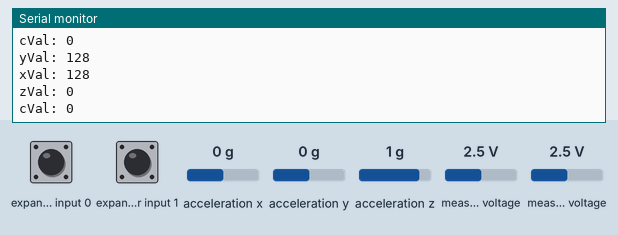
A sketch run on a simulated Arduino Uno, built with avr-gcc and run on an emulated ATmega328P. Parts: the last lines printed to the serial monitor. Wiring (inferred from the names in the program): Wii Nunchuk at I2C address 0x52. Inputs (shaded band) come from the test bench; at power-on: measured voltage 2.5 V, expander input 0 HIGH, expander input 1 HIGH, acceleration x 0 g, acceleration y 0 g, acceleration z 1 g. No radio packets arrive unless stated.

Above: at 1.2 s.
1.3 s: measured voltage (sensor 200) set to 0.1 V
At 1.56 s:
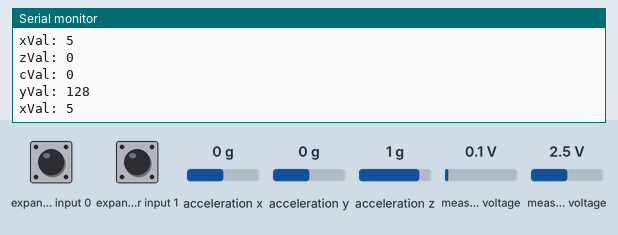
2.8 s: measured voltage (sensor 201) set to 0.1 V
At 2.9 s:
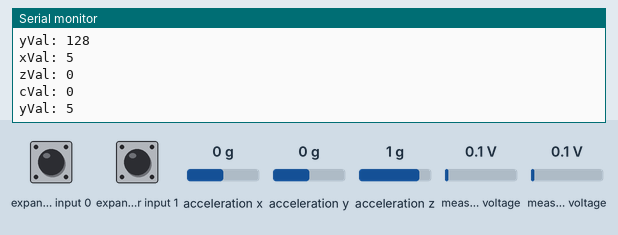
4.3 s: expander input 0 pulled LOW for 0.15 s
5.9 s: expander input 1 pulled LOW for 0.15 s
At 6.0 s:
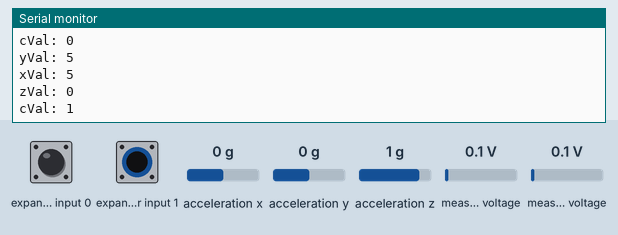
7.5 s: measured voltage (sensor 200) set to 1.2 V
At 8.16 s:
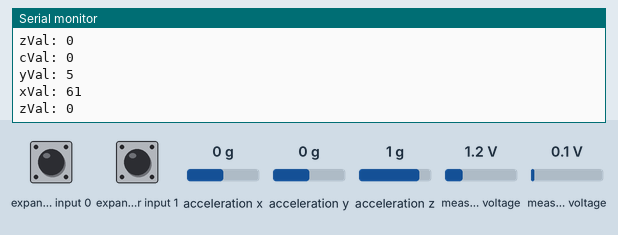
9.0 s: measured voltage (sensor 201) set to 1.2 V
At 9.09 s:
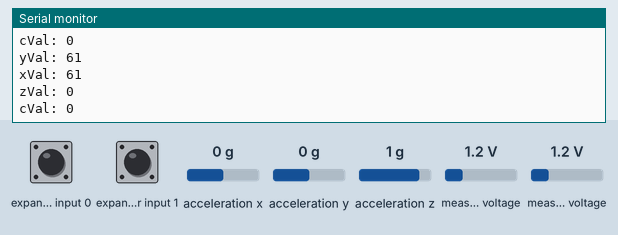
Timing chart, 0 to 11.5 s (numbered marks = the images above; inputs shaded):
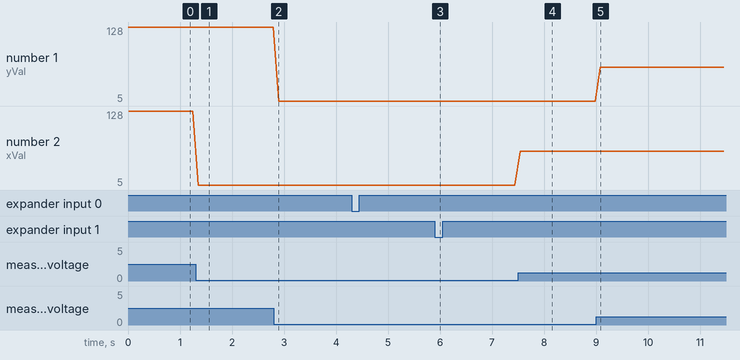

Measured:
- after the input at 1.3 s, the serial monitor: prints a new line after 0.05 s (image 1)
- after the input at 2.8 s, the serial monitor: prints a new line after 0.10 s (image 2)
- after the input at 5.9 s, the serial monitor: prints a new line after 0.09 s (image 3)
- after the input at 7.5 s, the serial monitor: prints a new line at once (image 4)
- after the input at 9.0 s, the serial monitor: prints a new line after 0.09 s (image 5)
- plotted number 2: 128 → 5 after the input at 1.3 s, 5 → 61 after the input at 7.5 s

The sketch:

nunchuckTx.ino
```cpp
#include "WiiChuck.h"
#include <RF24.h>
#include <SPI.h>


//Defining packet struct for radio transmission
typedef struct {
  int X = 0;
  int Y = 0;
  bool Z = false;
  bool C = false;
} infoPacket;

//Initializing packet
infoPacket newPacket;


//Radio initialization: pins and address
RF24 radio(7, 8);
const byte address[6] = "00001";

//Initializing new WiiChuck object
WiiChuck nunchuck;

void setup() {
  Serial.println("Start");
  //rev up those nunchucks
  nunchuck.begin();
  //Start serial for debug
  Serial.begin(115200);

  //Starting up radio
  radio.begin();
  // channels 0 - 127
  radio.setChannel(126);
  radio.setPALevel(RF24_PA_MAX);
  radio.setDataRate(RF24_250KBPS);
  radio.openWritingPipe(address);

}

void loop() {
  //Call for new data from nunchuck
  nunchuck.update();
  //Set attributes of newPacket to nunchuck readings
  newPacket.X = nunchuck.joyX;
  newPacket.Y = nunchuck.joyY;
  newPacket.Z = nunchuck.buttonZ;
  newPacket.C = nunchuck.buttonC;
  Serial.print("yVal: "); Serial.println(newPacket.Y);
  Serial.print("xVal: "); Serial.println(newPacket.X);
  Serial.print("zVal: "); Serial.println(newPacket.Z);
  Serial.print("cVal: "); Serial.println(newPacket.C);
  //Still gonna send it
  radio.write(&newPacket, sizeof(newPacket));
  delay(100);
}
```

WiiChuck.h
```cpp
/*
 * Nunchuck -- Use a Wii Nunchuck
 * Tim Hirzel http://www.growdown.com
 *
 notes on Wii Nunchuck Behavior.
 This library provides an improved derivation of rotation angles from the nunchuck accelerometer data.
 The biggest different over existing libraries (that I know of ) is the full 360 degrees of Roll data
 from teh combination of the x and z axis accelerometer data using the math library atan2.

 It is accurate with 360 degrees of roll (rotation around axis coming out of the c button, the front of the wii),
 and about 180 degrees of pitch (rotation about the axis coming out of the side of the wii).  (read more below)

 In terms of mapping the wii position to angles, its important to note that while the Nunchuck
 sense Pitch, and Roll, it does not sense Yaw, or the compass direction.  This creates an important
 disparity where the nunchuck only works within one hemisphere.  At a result, when the pitch values are
 less than about 10, and greater than about 170, the Roll data gets very unstable.  essentially, the roll
 data flips over 180 degrees very quickly.   To understand this property better, rotate the wii around the
 axis of the joystick.  You see the sensor data stays constant (with noise).  Because of this, it cant know
 the difference between arriving upside via 180 degree Roll, or 180 degree pitch.  It just assumes its always
 180 roll.


 *
 * This file is an adaptation of the code by these authors:
 * Tod E. Kurt, http://todbot.com/blog/
 *
 * The Wii Nunchuck reading code is taken from Windmeadow Labs
 * http://www.windmeadow.com/node/42
 *
 * Conversion to Arduino 1.0 by Danjovic
 * http://hotbit.blogspot.com
 *
 * Modified by Phillip Warner to use ints for the acceleration outputs
 *
 */

#ifndef WiiChuck_h
#define WiiChuck_h


#include "Arduino.h"
#include <Wire.h>
#include <math.h>


// these may need to be adjusted for each nunchuck for calibration
#define ZEROX 510
#define ZEROY 490
#define ZEROZ 460
#define RADIUS 210  // probably pretty universal

#define DEFAULT_ZERO_JOY_X 124
#define DEFAULT_ZERO_JOY_Y 132


class WiiChuck {
    private:
        uint8_t cnt;
        uint8_t status[6];		// array to store wiichuck output
        uint8_t averageCounter;
        //int accelArray[3][AVERAGE_N];  // X,Y,Z
        int i;
        int total;
        uint8_t zeroJoyX;   // these are about where mine are
        uint8_t zeroJoyY; // use calibrateJoy when the stick is at zero to correct
        int lastJoyX;
        int lastJoyY;
        int angles[3];

        bool lastZ, lastC;


    public:

        uint8_t joyX;
        uint8_t joyY;
        bool buttonZ;
        bool buttonC;
        void begin()
        {
            Wire.begin();
            cnt = 0;
            averageCounter = 0;
            // instead of the common 0x40 -> 0x00 initialization, we
            // use 0xF0 -> 0x55 followed by 0xFB -> 0x00.
            // this lets us use 3rd party nunchucks (like cheap $4 ebay ones)
            // while still letting us use official oness.
            // only side effect is that we no longer need to decode bytes in _nunchuk_decode_byte
            // see http://forum.arduino.cc/index.php?topic=45924#msg333160
            //
            Wire.beginTransmission(0x52);	// device address
            Wire.write(0xF0);
            Wire.write(0x55);
            Wire.endTransmission();
            delay(1);
            Wire.beginTransmission(0x52);
            Wire.write(0xFB);
            Wire.write((uint8_t)0x00);

            Wire.endTransmission();
            update();
            for (i = 0; i<3;i++) {
                angles[i] = 0;
            }
            zeroJoyX = DEFAULT_ZERO_JOY_X;
            zeroJoyY = DEFAULT_ZERO_JOY_Y;
        }


        void calibrateJoy() {
            zeroJoyX = joyX;
            zeroJoyY = joyY;
        }

        void update() {

            Wire.requestFrom (0x52, 6);	// request data from nunchuck
            while (Wire.available ()) {
                // receive byte as an integer
                status[cnt] = _nunchuk_decode_byte (Wire.read()); //
                cnt++;
            }
            if (cnt > 5) {
                lastZ = buttonZ;
                lastC = buttonC;
                lastJoyX = readJoyX();
                lastJoyY = readJoyY();
                //averageCounter ++;
                //if (averageCounter >= AVERAGE_N)
                //    averageCounter = 0;

                cnt = 0;
                joyX = (status[0]);
                joyY = (status[1]);
                for (i = 0; i < 3; i++)
                    //accelArray[i][averageCounter] = ((int)status[i+2] << 2) + ((status[5] & (B00000011 << ((i+1)*2) ) >> ((i+1)*2)));
                    angles[i] = (status[i+2] << 2) + ((status[5] & (B00000011 << ((i+1)*2) ) >> ((i+1)*2)));

                //accelYArray[averageCounter] = ((int)status[3] << 2) + ((status[5] & B00110000) >> 4);
                //accelZArray[averageCounter] = ((int)status[4] << 2) + ((status[5] & B11000000) >> 6);

                buttonZ = !( status[5] & B00000001);
                buttonC = !((status[5] & B00000010) >> 1);
                _send_zero(); // send the request for next bytes

            }
        }


    // UNCOMMENT FOR DEBUGGING
    //byte * getStatus() {
    //    return status;
    //}

    int readAccelX() {
       // total = 0; // accelArray[xyz][averageCounter] * FAST_WEIGHT;
        return angles[0] - ZEROX;
    }
    int readAccelY() {
        // total = 0; // accelArray[xyz][averageCounter] * FAST_WEIGHT;
        return angles[1] - ZEROY;
    }
    int readAccelZ() {
        // total = 0; // accelArray[xyz][averageCounter] * FAST_WEIGHT;
        return angles[2] - ZEROZ;
    }

    bool zPressed() {
        return (buttonZ && ! lastZ);
    }
    bool cPressed() {
        return (buttonC && ! lastC);
    }

    // for using the joystick like a directional button
    bool rightJoy(int thresh=60) {
        return (readJoyX() > thresh and lastJoyX <= thresh);
    }

    // for using the joystick like a directional button
    bool leftJoy(int thresh=60) {
        return (readJoyX() < -thresh and lastJoyX >= -thresh);
    }


    int readJoyX() {
        return (int) joyX - zeroJoyX;
    }

    int readJoyY() {
        return (int)joyY - zeroJoyY;
    }


    // R, the radius, generally hovers around 210 (at least it does with mine)
   // int R() {
   //     return sqrt(readAccelX() * readAccelX() +readAccelY() * readAccelY() + readAccelZ() * readAccelZ());
   // }


    // returns roll degrees
    int readRoll() {
        return (int)(atan2(float(readAccelX()),float(readAccelZ()))/ M_PI * 180.0);
    }

    // returns pitch in degrees
    int readPitch() {
        return (int) (acos(float(readAccelY())/RADIUS)/ M_PI * 180.0);  // optionally swap 'RADIUS' for 'R()'
    }

    private:
        uint8_t _nunchuk_decode_byte (uint8_t x)
        {
            //decode is only necessary with certain initializations
            //x = (x ^ 0x17) + 0x17;
            return x;
        }

        void _send_zero()
        {
            Wire.beginTransmission (0x52);	// transmit to device 0x52
            Wire.write ((uint8_t)0x00);		// sends one byte
            Wire.endTransmission ();	// stop transmitting
        }

};


#endif
```
